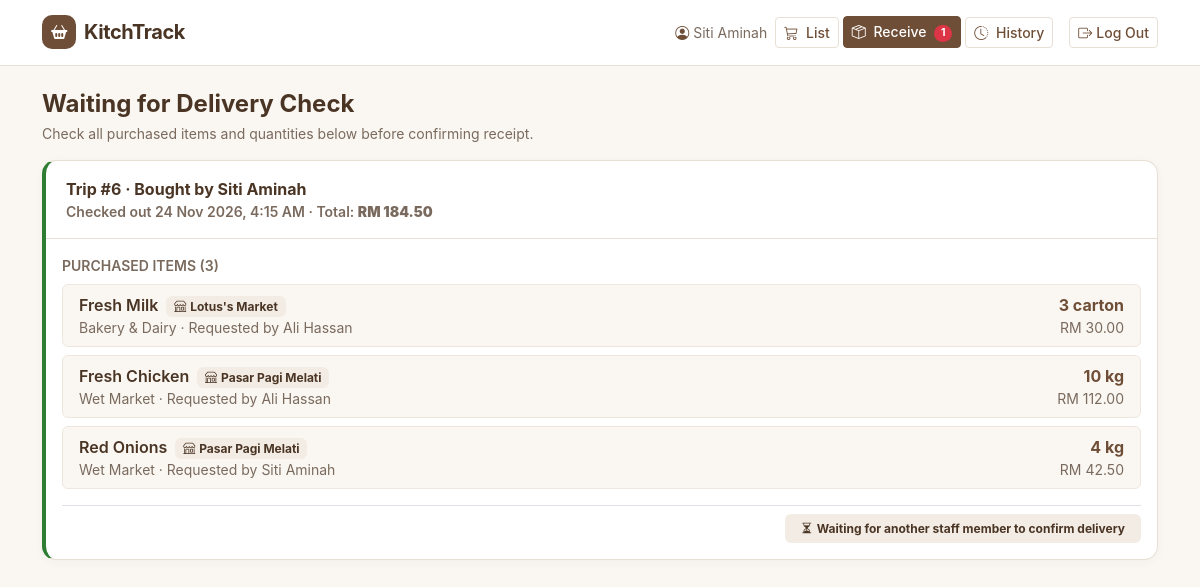
The app's page /staff/receive.php (signed in) with its own data.
### tables this page shows
CREATE TABLE `users` (
  `id` INT UNSIGNED NOT NULL AUTO_INCREMENT,
  `full_name` VARCHAR(100) NOT NULL,
  `username` VARCHAR(50) NOT NULL,
  `password_hash` VARCHAR(255) NOT NULL,
  `role` ENUM('owner', 'staff') NOT NULL DEFAULT 'staff',
  `status` ENUM('active', 'inactive') NOT NULL DEFAULT 'active',
  `created_at` TIMESTAMP NOT NULL DEFAULT CURRENT_TIMESTAMP,
  PRIMARY KEY (`id`),
  UNIQUE KEY `uq_users_username` (`username`)
);

CREATE TABLE `shopping_trips` (
  `id` INT UNSIGNED NOT NULL AUTO_INCREMENT,
  `shopper_id` INT UNSIGNED NOT NULL,
  `status` ENUM('open', 'shopping', 'completed', 'received') NOT NULL DEFAULT 'open',
  `cash_given` DECIMAL(10,2) NOT NULL DEFAULT 0.00,
  `payment_method` ENUM('Cash', 'Online Transfer / QR') NOT NULL DEFAULT 'Cash',
  `total_spent` DECIMAL(10,2) NOT NULL DEFAULT 0.00,
  `change_amount` DECIMAL(10,2) NOT NULL DEFAULT 0.00,
  `change_returned` TINYINT(1) NOT NULL DEFAULT 0,
  `change_confirmed_by` INT UNSIGNED DEFAULT NULL,
  `change_confirmed_at` DATETIME DEFAULT NULL,
  `receipt_image` VARCHAR(255) DEFAULT NULL,
  `notes` VARCHAR(255) DEFAULT NULL,
  `started_at` DATETIME DEFAULT NULL,
  `completed_at` DATETIME DEFAULT NULL,
  `received_by` INT UNSIGNED DEFAULT NULL,
  `received_at` DATETIME DEFAULT NULL,
  `created_by` INT UNSIGNED DEFAULT NULL,
  `created_at` TIMESTAMP NOT NULL DEFAULT CURRENT_TIMESTAMP,
  PRIMARY KEY (`id`),
  KEY `idx_trips_shopper` (`shopper_id`),
  KEY `idx_trips_status` (`status`),
  KEY `idx_trips_completed` (`completed_at`),
  CONSTRAINT `fk_trips_shopper`
    FOREIGN KEY (`shopper_id`) REFERENCES `users` (`id`)
    ON DELETE RESTRICT ON UPDATE CASCADE,
  CONSTRAINT `fk_trips_change_confirmer`
    FOREIGN KEY (`change_confirmed_by`) REFERENCES `users` (`id`)
    ON DELETE SET NULL ON UPDATE CASCADE,
  CONSTRAINT `fk_trips_receiver`
    FOREIGN KEY (`received_by`) REFERENCES `users` (`id`)
    ON DELETE SET NULL ON UPDATE CASCADE,
  CONSTRAINT `fk_trips_creator`
    FOREIGN KEY (`created_by`) REFERENCES `users` (`id`)
    ON DELETE SET NULL ON UPDATE CASCADE
);

CREATE TABLE `shopping_items` (
  `id` INT UNSIGNED NOT NULL AUTO_INCREMENT,
  `item_name` VARCHAR(120) NOT NULL,
  `quantity` DECIMAL(10,2) NOT NULL DEFAULT 1.00,
  `unit` VARCHAR(30) NOT NULL DEFAULT 'pcs',
  `category_id` INT UNSIGNED NOT NULL,
  `is_urgent` TINYINT(1) NOT NULL DEFAULT 0,
  `status` ENUM('pending', 'in_cart', 'out_of_stock', 'bought', 'received') NOT NULL DEFAULT 'pending',
  `trip_id` INT UNSIGNED DEFAULT NULL,
  `store_name` VARCHAR(100) DEFAULT NULL,
  `price_paid` DECIMAL(10,2) DEFAULT NULL,
  `unit_price` DECIMAL(10,2) DEFAULT NULL,
  `previous_unit_price` DECIMAL(10,2) DEFAULT NULL,
  `previous_store_name` VARCHAR(100) DEFAULT NULL,
  `is_price_alert` TINYINT(1) NOT NULL DEFAULT 0,
  `requested_by` INT UNSIGNED NOT NULL,
  `requested_at` DATETIME NOT NULL DEFAULT CURRENT_TIMESTAMP,
  `bought_by` INT UNSIGNED DEFAULT NULL,
  `bought_at` DATETIME DEFAULT NULL,
  `received_by` INT UNSIGNED DEFAULT NULL,
  `received_at` DATETIME DEFAULT NULL,
  PRIMARY KEY (`id`),
  KEY `idx_items_category` (`category_id`),
  KEY `idx_items_status` (`status`),
  KEY `idx_items_trip` (`trip_id`),
  KEY `idx_items_name` (`item_name`),
  KEY `idx_items_alert` (`is_price_alert`),
  CONSTRAINT `fk_items_category`
    FOREIGN KEY (`category_id`) REFERENCES `categories` (`id`)
    ON DELETE RESTRICT ON UPDATE CASCADE,
  CONSTRAINT `fk_items_trip`
    FOREIGN KEY (`trip_id`) REFERENCES `shopping_trips` (`id`)
    ON DELETE SET NULL ON UPDATE CASCADE,
  CONSTRAINT `fk_items_requester`
    FOREIGN KEY (`requested_by`) REFERENCES `users` (`id`)
    ON DELETE RESTRICT ON UPDATE CASCADE,
  CONSTRAINT `fk_items_buyer`
    FOREIGN KEY (`bought_by`) REFERENCES `users` (`id`)
    ON DELETE SET NULL ON UPDATE CASCADE,
  CONSTRAINT `fk_items_receiver`
    FOREIGN KEY (`received_by`) REFERENCES `users` (`id`)
    ON DELETE SET NULL ON UPDATE CASCADE
);

CREATE TABLE `categories` (
  `id` INT UNSIGNED NOT NULL AUTO_INCREMENT,
  `name` VARCHAR(80) NOT NULL,
  `description` VARCHAR(200) DEFAULT NULL,
  `created_at` TIMESTAMP NOT NULL DEFAULT CURRENT_TIMESTAMP,
  PRIMARY KEY (`id`),
  UNIQUE KEY `uq_categories_name` (`name`)
);

### staff/receive.php (the view, shortened to what the rows shown need)
<?php
require_once __DIR__ . '/../includes/auth.php';
require_role('staff');
$user = current_user();
$userId = (int)$user['id'];
$pendingTrips = $pdo->query("
    SELECT t.*, u_shop.full_name AS shopper_name
    FROM shopping_trips t
    JOIN users u_shop ON u_shop.id = t.shopper_id
    WHERE t.status = 'completed'
    ORDER BY t.completed_at DESC
")->fetchAll();
$tripItemsMap = [];
if (!empty($pendingTrips)) {
    $tripIds = array_map(fn($t) => (int)$t['id'], $pendingTrips);
    $ph = implode(',', array_fill(0, count($tripIds), '?'));
    $itemStmt = $pdo->prepare("
        SELECT si.*, c.name AS category_name, u_req.full_name AS requester_name
        FROM shopping_items si
        JOIN categories c ON c.id = si.category_id
        JOIN users u_req ON u_req.id = si.requested_by
        WHERE si.trip_id IN ({$ph})
        ORDER BY c.name ASC, si.id ASC
    ");
    $itemStmt->execute($tripIds);
    foreach ($itemStmt->fetchAll() as $row) {
        $tripItemsMap[(int)$row['trip_id']][] = $row;
    }
}
$active_nav = 'receive';
require_once __DIR__ . '/../includes/header.php';
?>
<div class="mb-3">
    <h1 class="h4 fw-bold text-brown-dark mb-1">Waiting for Delivery Check</h1>
</div>
<?php if (empty($pendingTrips)): ?>
    <div class="kt-card p-5 text-center">
        <i class="bi bi-check2-circle fs-1 text-success mb-2 d-block"></i>
        <h2 class="h6 fw-bold text-brown-dark mb-1">All deliveries checked</h2>
        <p class="small text-muted-warm mb-3">There are no pending deliveries waiting for verification right now.</p>
        <a href="history.php" class="btn btn-outline-brown btn-sm">View Trip History</a>
    </div>
<?php else: ?>
    <div class="d-flex flex-column gap-3">
        <?php foreach ($pendingTrips as $trip): ?>
            <?php
                $tid = (int)$trip['id'];
                $items = $tripItemsMap[$tid] ?? [];
                $isBuyer = ((int)$trip['shopper_id'] === $userId);
            ?>
            <div class="kt-card" style="border-left: 4px solid #2E7D32;">
                <div class="kt-card-header d-flex flex-wrap justify-content-between align-items-center gap-2">
                    <div>
                        <div class="fw-bold text-brown-dark">
                            Trip #<?= $tid ?> &middot; Bought by <?= e($trip['shopper_name']) ?>
                        </div>
                        <div class="small text-muted-warm">
                            Checked out <?= e(format_datetime($trip['completed_at'])) ?> &middot; Total: <strong><?= e(format_rm($trip['total_spent'])) ?></strong>
                        </div>
                    </div>
                </div>
                <div class="p-3">
                    <div class="small fw-semibold text-uppercase text-muted-warm mb-2">
                        Purchased Items (<?= count($items) ?>)
                    </div>
                    <?php if (empty($items)): ?>
                        <p class="small text-muted-warm mb-3">No items linked to this trip.</p>
                    <?php else: ?>
                        <div class="d-flex flex-column gap-2 mb-3">
                            <?php foreach ($items as $item): ?>
                                <div class="d-flex justify-content-between align-items-center p-2 px-3 rounded"
                                     style="background-color:#FAF7F2;border:1px solid #EFE7DE;">
                                    <div>
                                        <div class="fw-semibold text-brown-dark">
                                            <?= e($item['item_name']) ?>
                                            <?php if (!empty($item['store_name'])): ?>
                                                <span class="badge badge-status-pending ms-1">
                                                    <i class="bi bi-shop me-1"></i><?= e($item['store_name']) ?>
                                                </span>
                                            <?php endif; ?>
                                        </div>
                                        <div class="small text-muted-warm">
                                            <?= e($item['category_name']) ?> &middot; Requested by <?= e($item['requester_name']) ?>
                                        </div>
                                    </div>
                                    <div class="text-end flex-shrink-0 ms-2">
                                        <div class="fw-bold text-brown"><?= e(format_qty($item['quantity'])) ?> <?= e($item['unit']) ?></div>
                                        <div class="small text-muted-warm"><?= e(format_rm($item['price_paid'])) ?></div>
                                    </div>
                                </div>
                            <?php endforeach; ?>
                        </div>
                    <?php endif; ?>
                    <div class="pt-2 border-top d-flex justify-content-end">
                        <?php if (!$isBuyer): ?>
                            <form method="post" action="receive.php" class="w-100 w-sm-auto"
                                  onsubmit="return confirm('Confirm all <?= count($items) ?> items from Trip #<?= $tid ?> have been physically checked and received?');">
                                <input type="hidden" name="action" value="confirm_received">
                                <input type="hidden" name="trip_id" value="<?= $tid ?>">
                                <button type="submit" class="btn btn-success btn-tap w-100 px-4">
                                    <i class="bi bi-check2-circle"></i> Confirm Received
                                </button>
                            </form>
                        <?php else: ?>
                            <span class="badge badge-status-pending py-2 px-3">
                                <i class="bi bi-hourglass-split me-1"></i>Waiting for another staff member to confirm delivery
                            </span>
                        <?php endif; ?>
                    </div>
                </div>
            </div>
        <?php endforeach; ?>
    </div>
<?php endif; ?>
<?php
require_once __DIR__ . '/../includes/footer.php';
?>

### includes/header.php (shortened to what the rows shown need)
<?php
$base = base_path();
$user = current_user();
$active_nav = $active_nav ?? '';
$pending_delivery_count = 0;
if ($user && $user['role'] === 'staff') {
    $pending_delivery_count = (int)$pdo->query("SELECT COUNT(*) FROM shopping_trips WHERE status = 'completed'")->fetchColumn();
}
?>
<!DOCTYPE html>
<html lang="en">
<head>
    <link href="https://cdn.jsdelivr.net/npm/bootstrap@5.3.3/dist/css/bootstrap.min.css" rel="stylesheet">
    <link href="https://cdn.jsdelivr.net/npm/bootstrap-icons@1.11.3/font/bootstrap-icons.min.css" rel="stylesheet">
    <link href="<?= $base ?>/assets/css/style.css" rel="stylesheet">
</head>
<body class="<?= ($user && $user['role'] === 'staff') ? 'staff-layout' : 'owner-layout' ?>">
<?php if ($user): ?>
    <?php if ($user['role'] === 'owner'): ?>
        <nav class="navbar navbar-expand-lg kt-navbar sticky-top no-print">
            <div class="container">
                <a class="navbar-brand d-flex align-items-center gap-2" href="<?= $base ?>/owner/dashboard.php">
                    <span class="kt-brand-mark"><i class="bi bi-basket2-fill"></i></span>
                    <span>KitchTrack</span>
                    <span class="badge kt-role-badge">Owner</span>
                </a>
                <button class="navbar-toggler border-0" type="button" data-bs-toggle="collapse" data-bs-target="#ownerNav" aria-label="Toggle navigation">
                    <i class="bi bi-list fs-2 text-brown"></i>
                </button>
                <div class="collapse navbar-collapse" id="ownerNav">
                    <ul class="navbar-nav me-auto mb-2 mb-lg-0 gap-lg-1">
                        <li class="nav-item">
                            <a class="nav-link <?= $active_nav === 'dashboard' ? 'active' : '' ?>" href="<?= $base ?>/owner/dashboard.php">
                                <i class="bi bi-bar-chart-line me-1"></i> Dashboard
                            </a>
                        </li>
                        <li class="nav-item">
                            <a class="nav-link <?= $active_nav === 'petty_cash' ? 'active' : '' ?>" href="<?= $base ?>/owner/petty_cash.php">
                                <i class="bi bi-cash-coin me-1"></i> Petty Cash
                            </a>
                        </li>
                        <li class="nav-item">
                            <a class="nav-link <?= $active_nav === 'staff' ? 'active' : '' ?>" href="<?= $base ?>/owner/staff.php">
                                <i class="bi bi-people me-1"></i> Staff
                            </a>
                        </li>
                        <li class="nav-item">
                            <a class="nav-link <?= $active_nav === 'templates' ? 'active' : '' ?>" href="<?= $base ?>/owner/templates.php">
                                <i class="bi bi-card-checklist me-1"></i> Templates &amp; Stores
                            </a>
                        </li>
                    </ul>
                    <div class="d-flex align-items-center gap-3 pt-2 pt-lg-0 border-top border-lg-0">
                        <span class="small text-muted-warm">
                            <i class="bi bi-person-circle me-1"></i><?= e($user['full_name']) ?>
                        </span>
                        <a href="<?= $base ?>/logout.php" class="btn btn-sm btn-outline-brown">
                            <i class="bi bi-box-arrow-right me-1"></i> Log Out
                        </a>
                    </div>
                </div>
            </div>
        </nav>
    <?php else: ?>
        <nav class="navbar kt-navbar sticky-top no-print">
            <div class="container d-flex flex-nowrap justify-content-between align-items-center gap-2">
                <a class="navbar-brand d-flex align-items-center gap-2 mb-0 flex-shrink-0" href="<?= $base ?>/staff/shopping_list.php">
                    <span class="kt-brand-mark"><i class="bi bi-basket2-fill"></i></span>
                    <span>KitchTrack</span>
                </a>
                <div class="d-flex align-items-center gap-2 min-w-0">
                    <span class="small text-muted-warm d-inline-flex align-items-center text-truncate" style="max-width: 135px;">
                        <i class="bi bi-person-circle me-1 text-brown flex-shrink-0"></i>
                        <span class="text-truncate"><?= e($user['full_name']) ?></span>
                    </span>
                    <div class="d-none d-md-flex align-items-center gap-1 me-2">
                        <a href="<?= $base ?>/staff/shopping_list.php" class="btn btn-sm <?= $active_nav === 'shopping_list' ? 'btn-brown' : 'btn-outline-brown' ?>">
                            <i class="bi bi-cart3 me-1"></i> List
                        </a>
                        <a href="<?= $base ?>/staff/receive.php" class="btn btn-sm <?= $active_nav === 'receive' ? 'btn-brown' : 'btn-outline-brown' ?> position-relative">
                            <i class="bi bi-box-seam me-1"></i> Receive
                            <span class="badge rounded-pill bg-danger ms-1 js-receive-badge <?= $pending_delivery_count > 0 ? '' : 'd-none' ?>"><?= $pending_delivery_count ?></span>
                        </a>
                        <a href="<?= $base ?>/staff/history.php" class="btn btn-sm <?= $active_nav === 'history' ? 'btn-brown' : 'btn-outline-brown' ?>">
                            <i class="bi bi-clock-history me-1"></i> History
                        </a>
                    </div>
                    <a href="<?= $base ?>/logout.php" class="btn btn-sm btn-outline-brown flex-shrink-0" title="Log Out">
                        <i class="bi bi-box-arrow-right"></i><span class="d-none d-sm-inline ms-1">Log Out</span>
                    </a>
                </div>
            </div>
        </nav>
    <?php endif; ?>
<?php endif; ?>
<main class="container py-3 py-md-4 kt-main">

### records on screen
users: full_name "Siti Aminah"
shopping_trips: id "6", shopper.full_name "Siti Aminah", completed_at "24 Nov 2026, 4:15 AM", total_spent "RM 184.50", id "3", shows "Waiting for another staff member to confirm delivery"
shopping_items: item_name "Fresh Milk", store_name "Lotus's Market", category.name "Bakery & Dairy", requested_by.full_name "Ali Hassan", quantity "3", unit "carton", price_paid "RM 30.00"
shopping_items: item_name "Fresh Chicken", store_name "Pasar Pagi Melati", category.name "Wet Market", requested_by.full_name "Ali Hassan", quantity "10", unit "kg", price_paid "RM 112.00"
shopping_items: item_name "Red Onions", store_name "Pasar Pagi Melati", category.name "Wet Market", bought_by.full_name "Siti Aminah", quantity "4", unit "kg", price_paid "RM 42.50"

### other values on screen
$pending_delivery_count "1"
